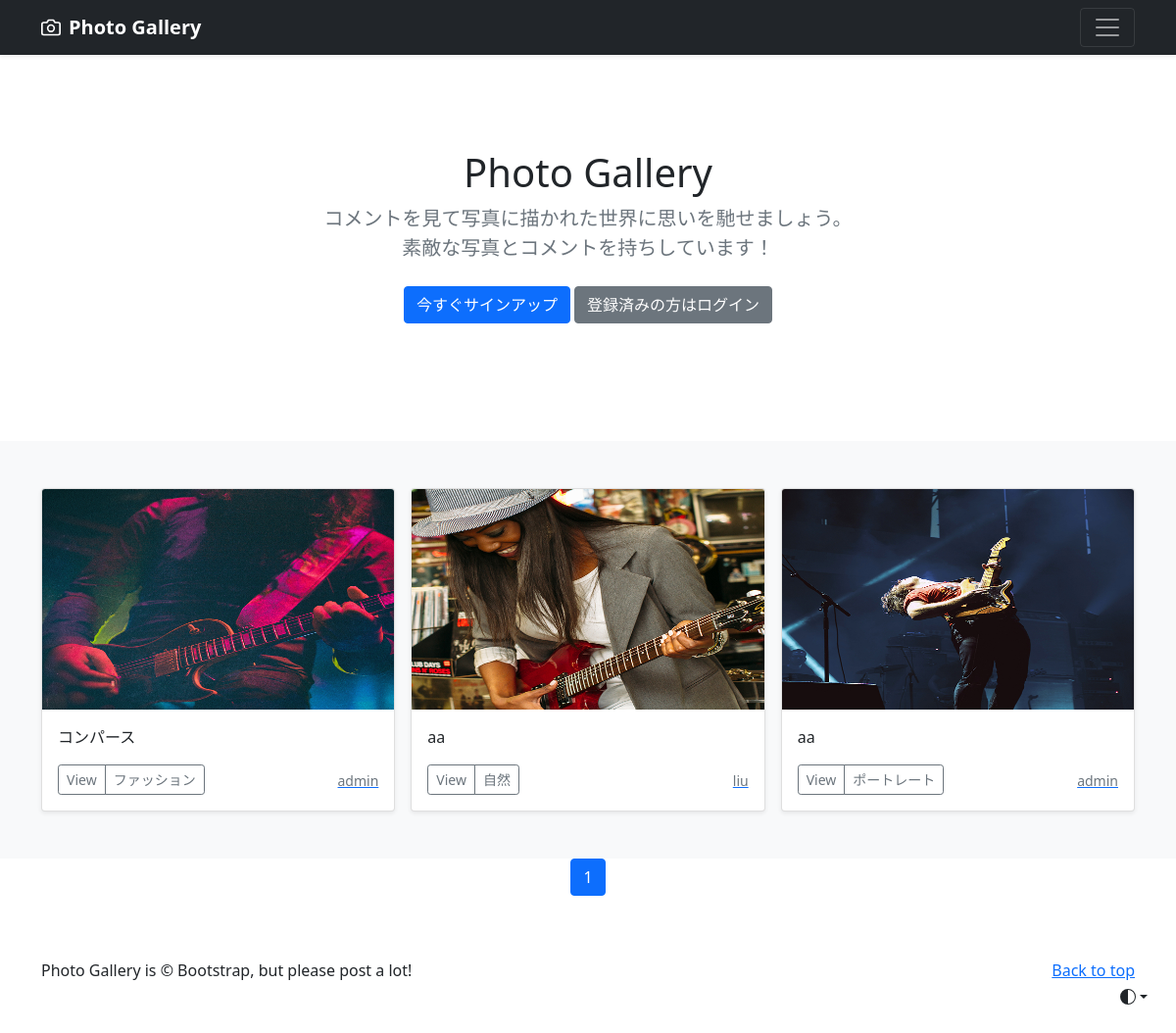
The page / on the database its author committed.
### photo/models.py (models this page shows, shortened)
class PhotoPost(models.Model):
    user = models.ForeignKey(CustomUser, verbose_name='ユーザー', on_delete=models.CASCADE)
    category = models.ForeignKey(Category, verbose_name='カテゴリ', on_delete=models.PROTECT)
    title = models.CharField(verbose_name='タイトル', max_length=200)
    comment = models.TextField(verbose_name='コメント', )
    image1 = models.ImageField(verbose_name='イメージ1', upload_to = 'photos')
    image2 = models.ImageField(verbose_name='イメージ2', upload_to = 'photos', blank=True, null=True)
    posted_at = models.DateTimeField(verbose_name='投稿日時', auto_now_add=True)

class Category(models.Model):
    title = models.CharField(verbose_name='カテゴリ', max_length=20)

### accounts/models.py (models this page shows)
class CustomUser(AbstractUser):
    pass

### photo/views.py (the view)
# urls.py: path('', views.IndexView.as_view(), name = 'index'),
class IndexView(ListView):
    template_name='index.html'
    queryset = PhotoPost.objects.order_by('-posted_at')
    paginate_by = 9

### photo/templates/index.html (shortened to what this page needs)
{% extends "base.html" %}
    {% block contents %}
    {% include "photos_title.html" %}
    {% include "photos_list.html" %}
    {% include "pagination.html" %}
    {% endblock %}

### photo/templates/base.html (shortened to what this page needs)
{% load static %}
<!doctype html>
<html lang="ja" data-bs-theme="auto">
  <head><script src="../assets/js/color-modes.js"></script>
    <link href="https://cdn.jsdelivr.net/npm/bootstrap@5.0.2/dist/css/bootstrap.min.css" rel="stylesheet">
  </head>
  <body>
    <div class="dropdown position-fixed bottom-0 end-0 mb-3 me-3 bd-mode-toggle">
      <button class="btn btn-bd-primary py-2 dropdown-toggle d-flex align-items-center"
              id="bd-theme"
              type="button"
              aria-expanded="false"
              data-bs-toggle="dropdown"
              aria-label="Toggle theme (auto)">
        <svg class="bi my-1 theme-icon-active" width="1em" height="1em"><use href="#circle-half"></use></svg>
      </button>
    </div>
    <header data-bs-theme="dark">
      <div class="navbar navbar-dark bg-dark shadow-sm">
        <div class="container">
          <a href="{% url 'photo:index' %}" class="navbar-brand d-flex align-items-center">
            <strong>Photo Gallery</strong>
          </a>
          <button class="navbar-toggler" type="button" data-bs-toggle="collapse" data-bs-target="#navbarHeader" aria-controls="navbarHeader" aria-expanded="false" aria-label="Toggle navigation">
            <span class="navbar-toggler-icon"></span>
          </button>
        </div>
      </div>
    </header>
    <main>
    {% block contents %}{% endblock %}
    </main>
    <footer class="text-body-secondary py-5">
      <div class="container">
        <p class="float-end mb-1">
          <a href="#">Back to top</a>
        </p>
        <p class="mb-1">Photo Gallery is &copy; Bootstrap, but please post a lot!</p>
      </div>
    </footer>
    <script src="https://cdn.jsdelivr.net/npm/bootstrap@5.0.2/dist/js/bootstrap.bundle.min.js"></script>  </body>
</html>

### photo/templates/photos_title.html
<section class="py-5 text-center container">
  <div class="row py-lg-5">
    <div class="col-lg-6 col-md-8 mx-auto">
      <h1 class="fw-light">Photo Gallery</h1>
      <p class="lead text-muted">
        コメントを見て写真に描かれた世界に思いを馳せましょう。
        素敵な写真とコメントを持ちしています！</p>
      <p>
        {% if user.is_authenticated %}
        <a href="{% url 'photo:post' %}" class="btn btn-primary my-2">投稿する</a>
        <a href="{% url 'accounts:logout' %}" class="btn btn-secondary my-2">ログアウト</a>
        {% else %}
        <a href="{% url 'accounts:signup' %}" class="btn btn-primary my-2">今すぐサインアップ</a>
        <a href="{% url 'accounts:login' %}" class="btn btn-secondary my-2">登録済みの方はログイン</a>
        {% endif %}
      </p>
    </div>
  </div>
</section>

### photo/templates/photos_list.html (shortened to what this page needs)
<div class="album py-5 bg-light">
  <div class="container">
    <div class="row row-cols-1 row-cols-sm-2 row-cols-md-3 g-3">
      {% for record in object_list %}
      <div class="col">
        <div class="card shadow-sm">
          <img src="{{ record.image1.url }}"
               class="bd-placeholder-img card-img-top"
               width="100%" height="225"
               xmlns="http://www.w3.org/2000/svg"
               role="img" aria-label="Placeholder: Thumbnail"
               preserveAspectRatio="xMidYMid slice"
               focusable="false">
               <rect width="100%" height="100%" fill="#55595c"/>
          <div class="card-body">
            <p class="card-text">{{ record.title }}</p>
            <div class="d-flex justify-content-between align-items-center">
              <div class="btn-group">
                <button type="button"
                        class="btn btn-sm btn-outline-secondary"
                        onclick="location.href='{% url 'photo:photo_detail' record.pk %}'">
                        View</button>
                <button type="button"
                        class="btn btn-sm btn-outline-secondary"
                        onclick="location.href='{% url 'photo:photos_cat' category=record.category.id %}'">
                        {{ record.category.title }}</button>
              </div>
              <a href="{% url 'photo:user_list' user=record.user.id %}">
                <small class="text-muted">
                  {{record.user.username}}</small>
              </a>
            </div>
          </div>
        </div>
      </div>
      {% endfor %}
    </div>
  </div>
</div>

### photo/templates/pagination.html (shortened to what this page needs)
<ul class= "pagination" style ="justify-content:center">
    {% for num in page_obj.paginator.page_range %}
        {% if page_obj.number == num %}
        <li class="page-item active">
            <span class="page-link">{{ num }}</span>
        </li>
        {% else %}
        <li class="page-item">
            <a class="page-link" href="?page={{ num }}">{{ num }}</a>
        </li>
        {% endif %}
    {% endfor %}
</ul>

### photo/templates/base.html (style rules this page uses)
.bd-placeholder-img { font-size: 1.125rem; text-anchor: middle; -webkit-user-select: none; -moz-user-select: none; user-select: none; }
.bi { vertical-align: -.125em; fill: currentColor; }
.btn-bd-primary { --bd-violet-bg: #712cf9; --bd-violet-rgb: 112.520718, 44.062154, 249.437846; --bs-btn-font-weight: 600; --bs-btn-color: var(--bs-white); --bs-btn-bg: var(--bd-violet-bg); --bs-btn-border-color: var(--bd-violet-bg); --bs-btn-hover-color: var(--bs-white); --bs-btn-hover-bg: #6528e0; --bs-btn-hover-border-color: #6528e0; --bs-btn-focus-shadow-rgb: var(--bd-violet-rgb); --bs-btn-active-color: var(--bs-btn-hover-color); --bs-btn-active-bg: #5a23c8; --bs-btn-active-border-color: #5a23c8; }
.bd-mode-toggle { z-index: 1500; }

### rows shown on the page
PhotoPost: image1 (picture), title "コンパース", category "ファッション", user.username "admin"
PhotoPost: image1 (picture), title "aa", category "自然", user.username "liu"
PhotoPost: image1 (picture), title "aa", category "ポートレート", user.username "admin"

### other values the page prints
{{ num }} "1"
